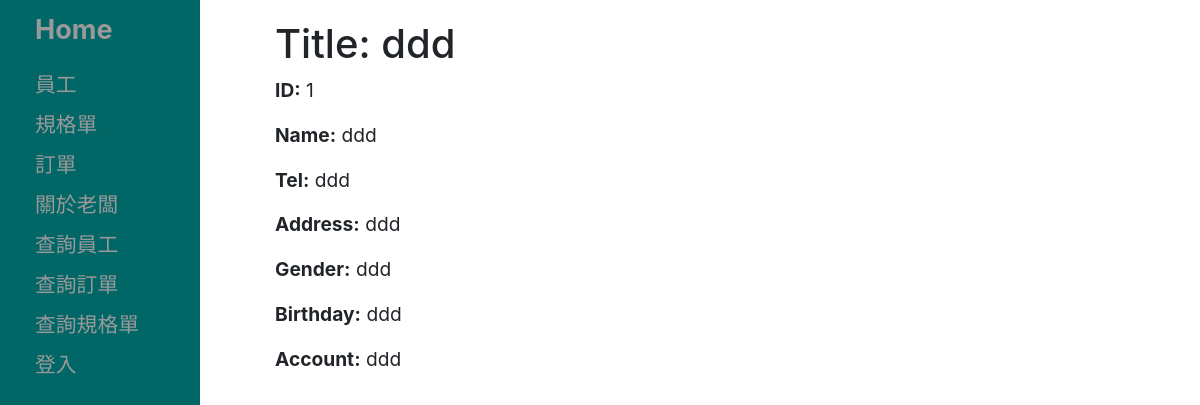
The page /onlineOrderSystem/staff_search/1 on the database as committed earlier.
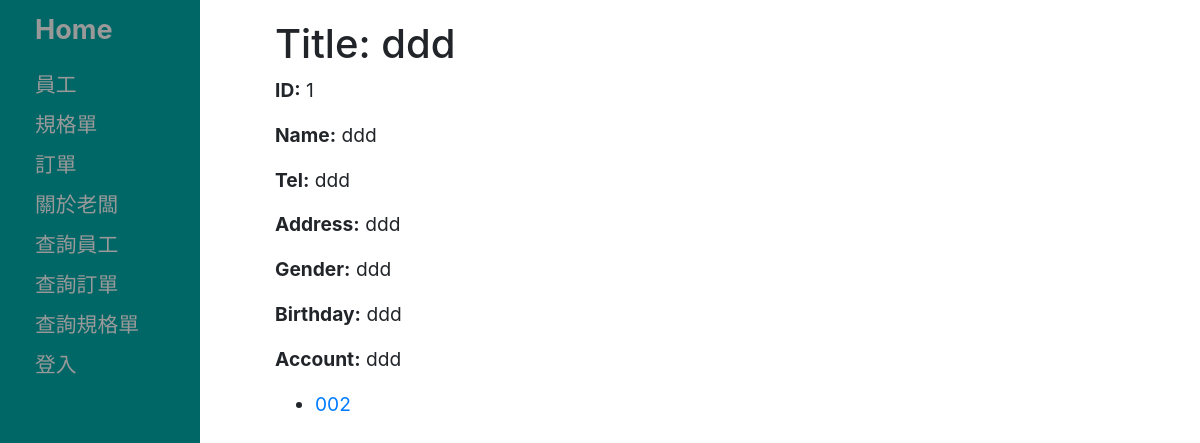
The same page on the database as committed later.
### onlineOrderSystem/models.py (models this page shows, shortened)
class DataSheet(models.Model):
    buBien1 = models.CharField('布邊1', max_length=30, help_text='布邊x/穿筘x根入/x根')
    buBien2 = models.CharField('布邊2', max_length=30, help_text='布邊x/穿筘x根入/x根')
    buSien = models.CharField('布身', max_length=30, help_text='布邊x/穿筘x根入/x根')
    weiMi = models.CharField('機上緯密', max_length=20, help_text='根/吋')
    koFu = models.CharField('筘幅', max_length=10, help_text='寸')
    length = models.CharField('整經長', max_length=10, help_text='y')
    id = models.AutoField(primary_key=True)
    orderFormID = models.CharField('訂單ID', max_length=20)
    progress = models.CharField('進度', max_length=100)
    staffID = models.CharField('員工ID', max_length=10)
    IDName = models.CharField('規格單ID', max_length=10)
    arrangement = models.CharField('經紗排列', max_length=100)
    sewingMethod = models.CharField('穿法', max_length=100)
    ...
    class Meta:
        db_table = "規格單"
        ordering = ['IDName']

### onlineOrderSystem/views.py (the view)
# urls.py: path('staff_search/<int:pk>', views.staff_search_DetailView.as_view(), name='staff_search_detail'),
class staff_search_DetailView(generic.DetailView):
    context_object_name = 'staff_search_detail'
    template_name = 'onlineOrderSystem/Staff_search_detail.html'
    def get_context_data(self,**kwargs):
         context = super(staff_search_DetailView, self).get_context_data(**kwargs)
         context['Staff'] = Staff.objects.all()
         context['DataSheet'] = DataSheet.objects.all()
         return context
    def get_queryset(self):
         return Staff.objects.all()

### templates/onlineOrderSystem/Staff_search_detail.html
{% extends "base_generic.html" %}
{% block content %}
  <h1>Title: {{ staff_search_detail.IDName }}</h1>
  <p><strong>ID:</strong> {{ staff_search_detail.id }}</p>
  <p><strong>Name:</strong> {{ staff_search_detail.name }}</p>
  <p><strong>Tel:</strong> {{ staff_search_detail.tel }}</p>
  <p><strong>Address:</strong> {{ staff_search_detail.address }}</p>
  <p><strong>Gender:</strong> {{ staff_search_detail.gender}}</p>
  <p><strong>Birthday:</strong> {{ staff_search_detail.birthdate }}</p>
  <p><strong>Account:</strong> {{ staff_search_detail.account }}</p>
  <ul>
      {% for datasheet in DataSheet %}
          {% if staff_search_detail.IDName == datasheet.staffID %}
            <li>
              <a href="/onlineOrderSystem/datasheet/{{datasheet.id}}">{{ datasheet.IDName }}</a>
            </li>
          {% endif %}
      {% endfor %}
  </ul>
{% endblock %}

Rows that differ between the two databases and show on the page:
added DataSheet: IDName "002"
